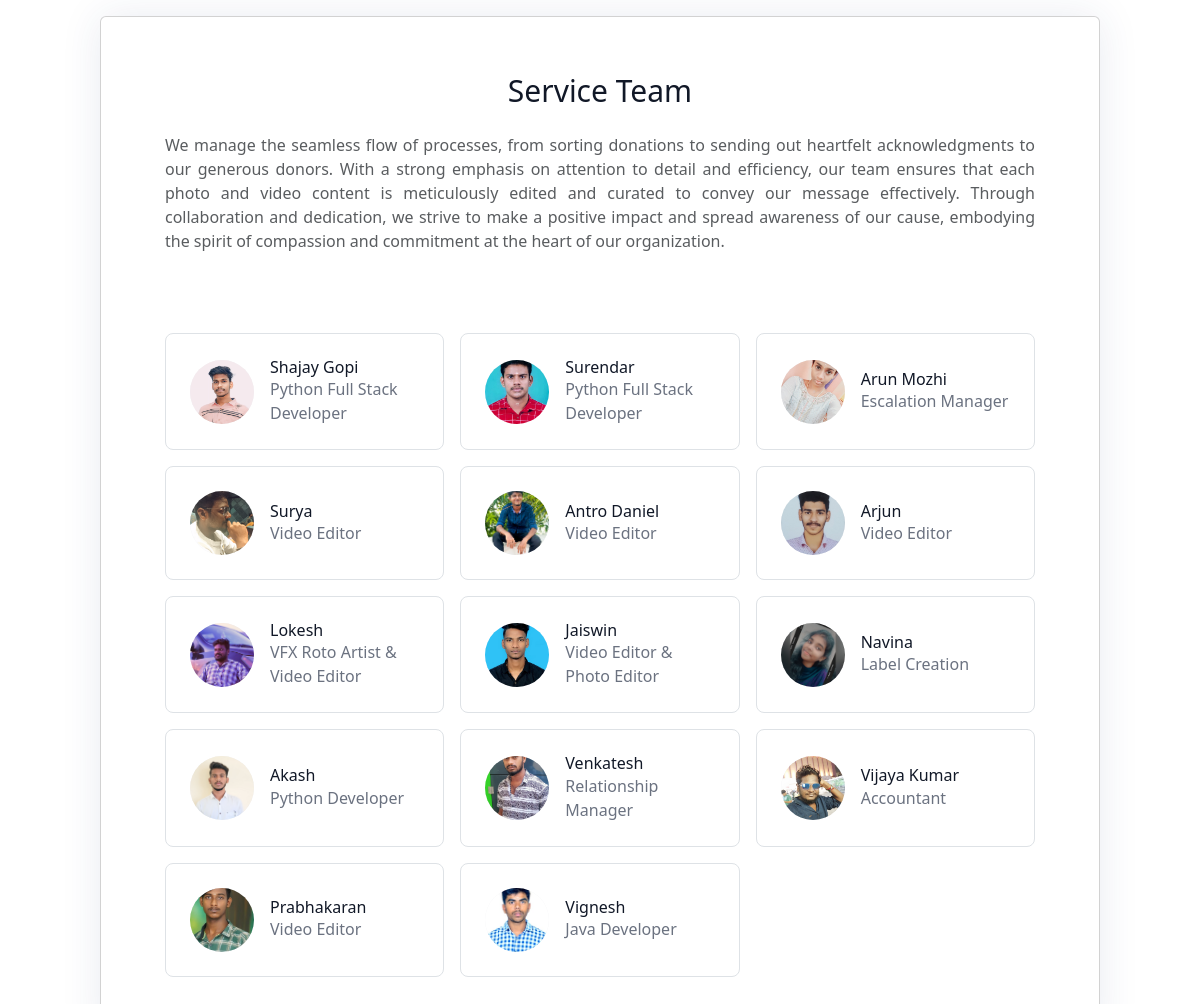
The app's page /team/ (signed in), older data.
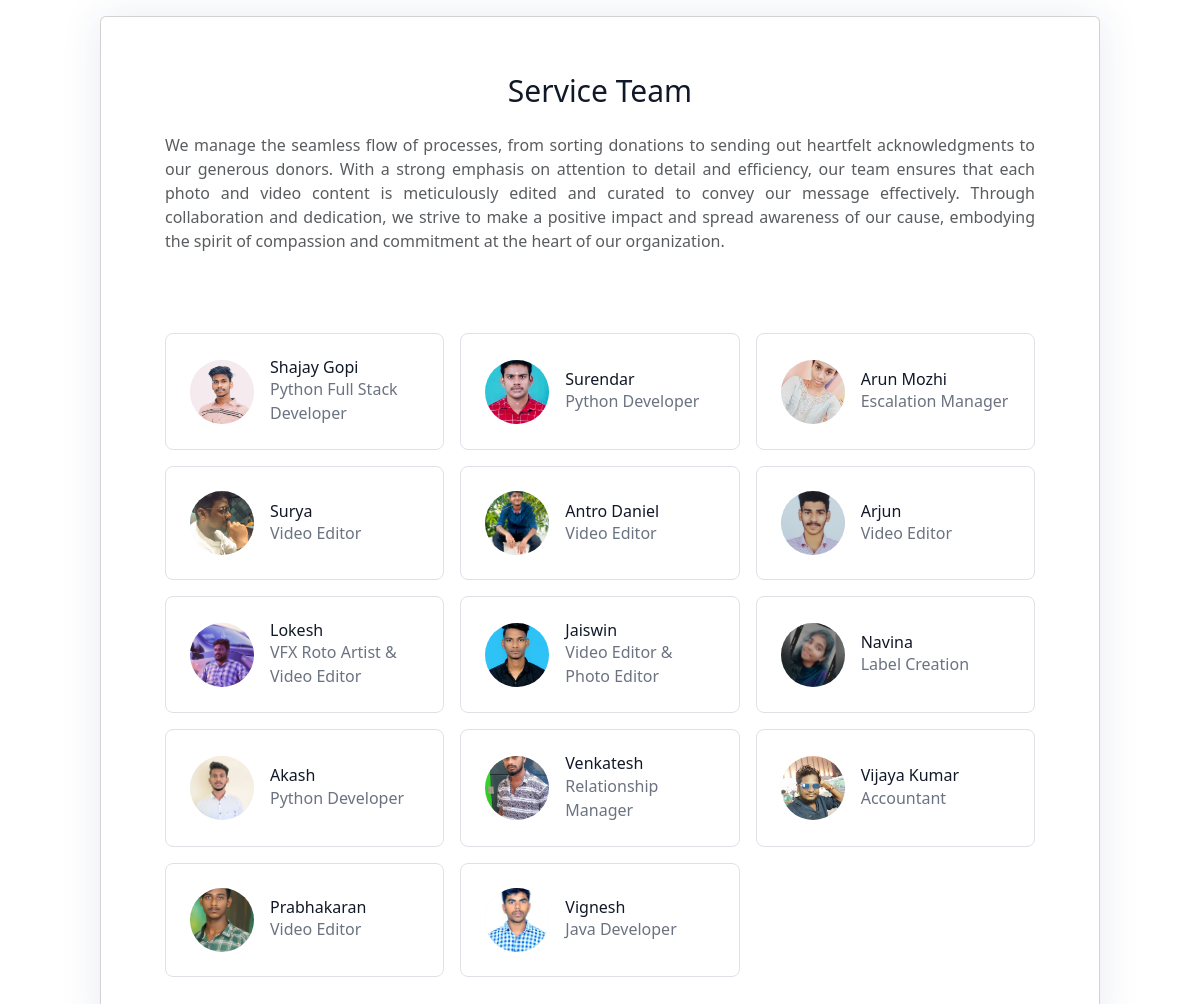
The same page, newer data.
### portal/models.py (models this page shows, shortened)
class TeamMember(models.Model):
    id = models.BigAutoField(primary_key=True)
    name = models.CharField(max_length=255)
    designation = models.CharField(max_length=255)
    position = models.CharField(max_length=255)
    image = models.ImageField(upload_to='team_member_images/', null=True, blank=True)

### portal/views.py (the view)
# urls.py: path('team/', views.team, name='team'),
def team(request):
    if request.user.is_authenticated:
        team_members = TeamMember.objects.all()
        return render(request, 'portal/team.html', {'team_members': team_members})
    else:
        return redirect('login')

### portal/templates/portal/team.html (shortened to what this page needs)
<!DOCTYPE html>
{% load static %}
<html lang="en">
<head>
    <script src="https://cdn.tailwindcss.com"></script>
    <link href="https://cdn.jsdelivr.net/npm/bootstrap@5.3.3/dist/css/bootstrap.min.css" rel="stylesheet">
</head>
<body>
    <div class="container">
        <div class="card p-3 mt-3" style="box-shadow: 0px 1px 40px 0px rgba(40, 63, 116, 0.1)">
    <section class="text-gray-600 body-font">
    <div class="container px-5 py-10 mx-auto">
        <div class="flex flex-col text-center w-full mb-20">
        <h1 class="sm:text-3xl text-2xl font-medium title-font mb-4 text-gray-900">Service Team</h1>
        <p class="text-muted" style="text-align:justify" >We manage the seamless flow of processes, from sorting donations to sending out heartfelt acknowledgments to our generous donors. With a strong emphasis on attention to detail and efficiency, our team ensures that each photo and video content is meticulously edited and curated to convey our message effectively. Through collaboration and dedication, we strive to make a positive impact and spread awareness of our cause, embodying the spirit of compassion and commitment at the heart of our organization.</p>
        </div>
        <div class="flex flex-wrap -m-2">
            {% for team_member in team_members %}
            <div class="p-2 lg:w-1/3 md:w-1/2 w-full">
                <div class="h-full flex items-center border-gray-200 border p-4 rounded-lg">
                    <img alt="{{ team_member.name }}" class="w-16 h-16 bg-gray-100 object-cover object-center flex-shrink-0 rounded-full mr-4" src="{{ team_member.image.url }}">
                    <div class="flex-grow">
                        <h2 class="text-gray-900 title-font font-medium">{{ team_member.name }}</h2>
                        <p class="text-gray-500">{{ team_member.designation }}</p>
                    </div>
                </div>
            </div>
            {% endfor %}
        </div>
    </div>
    </section>
</div>
</div>
</body>
</html>

Row changes from the older to the newer data that the page shows:
changed TeamMember "Surendar": designation "Python Full Stack Developer" → "Python Developer"
